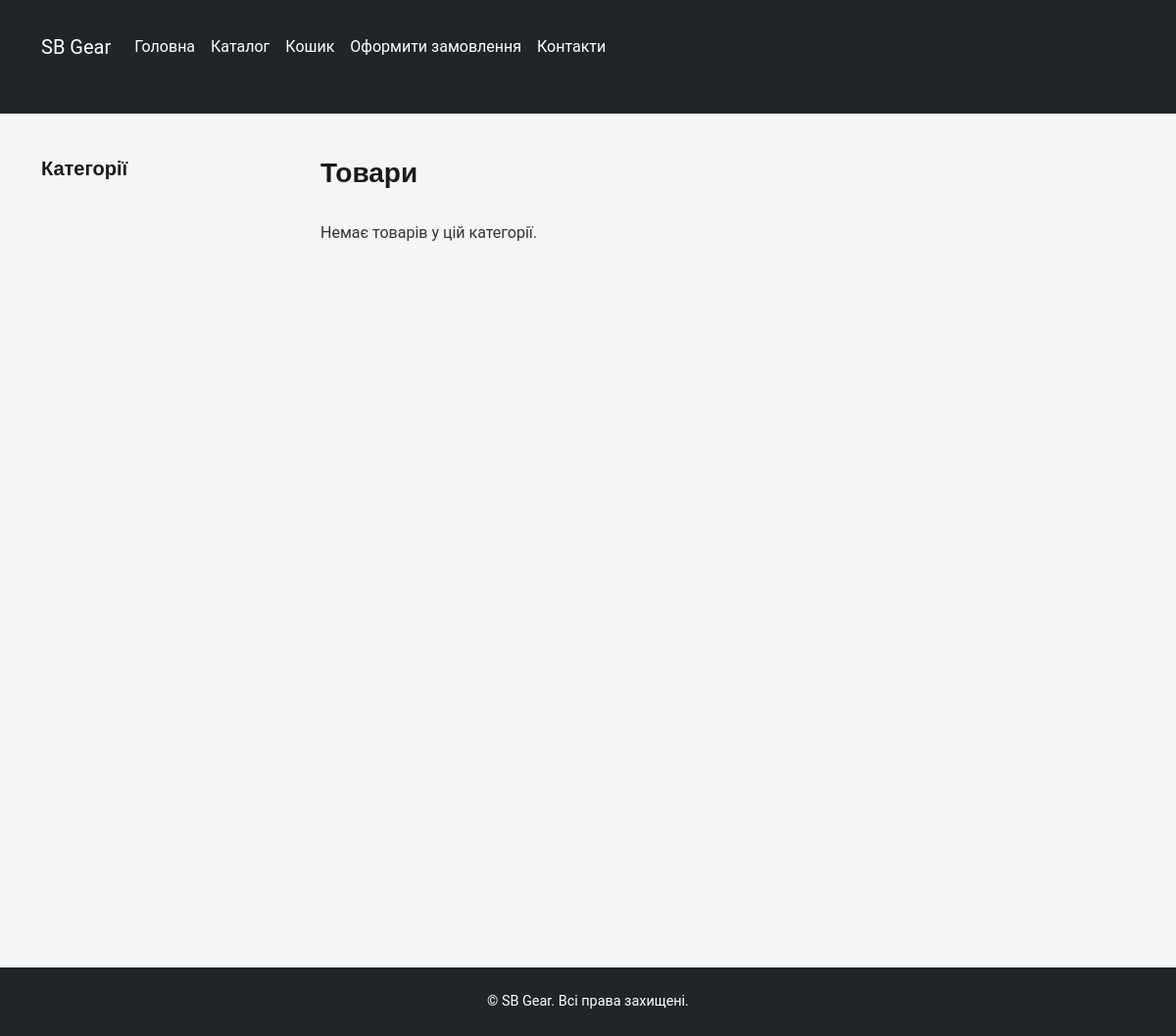
The app's page /catalog, older data.
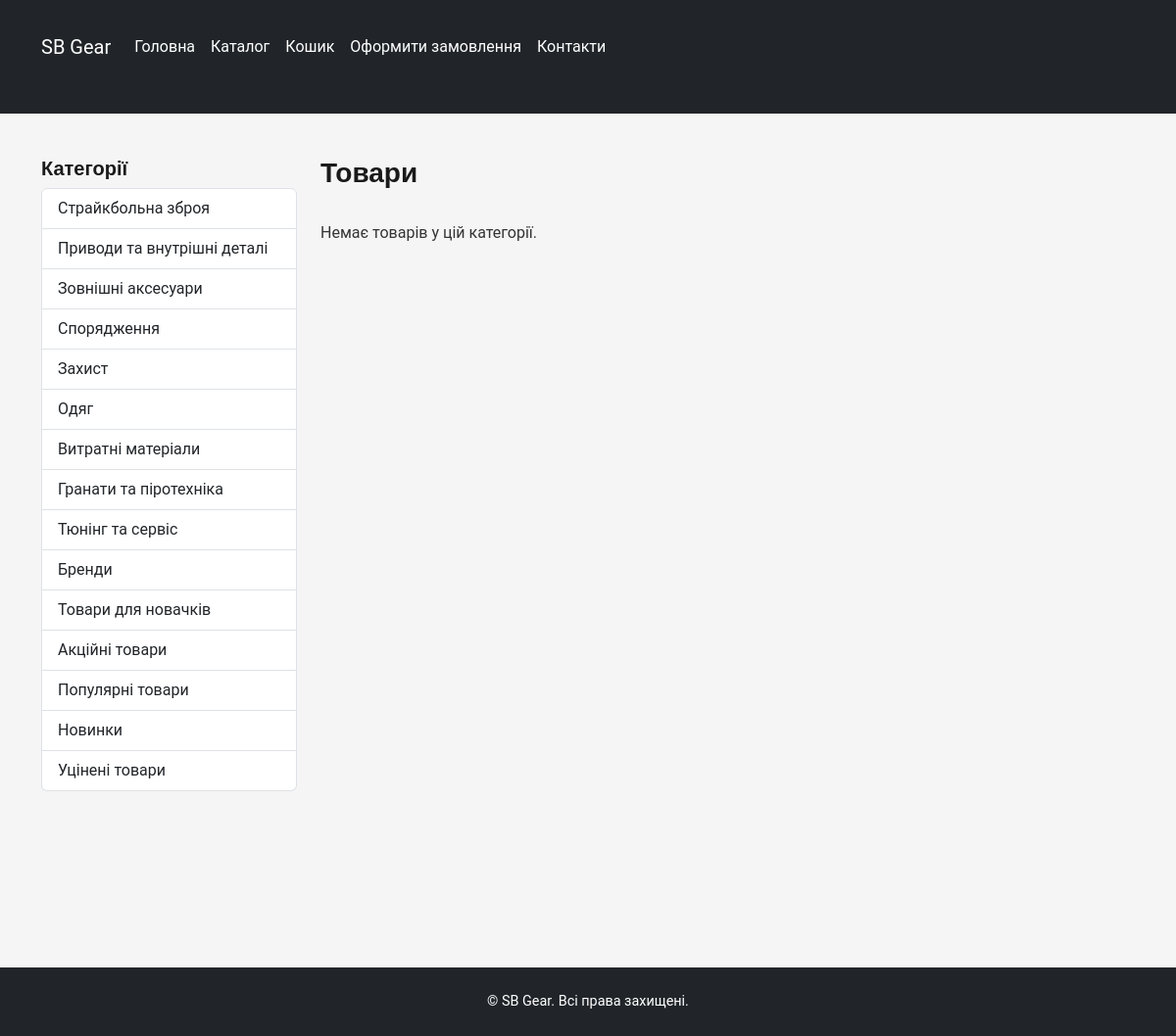
The same page, newer data.
### tables this page shows
CREATE TABLE categories (
    id INTEGER PRIMARY KEY AUTOINCREMENT,
    name TEXT NOT NULL,
    parent_id INTEGER,
    FOREIGN KEY (parent_id) REFERENCES categories(id)
);

### app.py (the view, shortened to what this page needs)
@app.route("/catalog")
@app.route("/catalog/<int:category_id>")
def catalog_page(category_id=None):
    db = get_db()
    cur = db.cursor()
    cur.execute("SELECT * FROM categories WHERE parent_id IS NULL")
    main_categories = cur.fetchall()
    products = []
    current_category = None
    return render_template(
        "catalog.html",
        main_categories=main_categories,
        products=products,
        current_category=current_category
    )

### db.py (called while the page is built)
def get_db():
    conn = sqlite3.connect(DB_NAME)
    conn.row_factory = sqlite3.Row
    return conn

### templates/catalog.html (shortened to what this page needs)
{% extends "base.html" %}
{% block content %}
<div class="row">
    <div class="col-md-3">
        <h5>Категорії</h5>
        <ul class="list-group">
            {% for cat in main_categories %}
                <li class="list-group-item {% if current_category and current_category['id'] == cat['id'] %}active{% endif %}">
                    <a href="{{ url_for('catalog_page', category_id=cat['id']) }}" class="text-decoration-none {% if current_category and current_category['id'] == cat['id'] %}text-white{% endif %}">{{ cat['name'] }}</a>
                </li>
            {% endfor %}
        </ul>
    </div>
    <div class="col-md-9">
        <h3>Товари {% if current_category %} - {{ current_category['name'] }}{% endif %}</h3>
        <div class="row row-cols-1 row-cols-md-3 g-4 mt-2">
            {% for product in products %}
            <div class="col">
                <div class="card h-100">
                    <img src="{{ url_for('static', filename='img/' + (product['image'] or 'placeholder.png')) }}" class="card-img-top" alt="{{ product['name'] }}">
                    <div class="card-body d-flex flex-column">
                        <h5 class="card-title">{{ product['name'] }}</h5>
                        <p class="card-text">{{ product['description'][:100] }}{% if product['description']|length > 100 %}...{% endif %}</p>
                        <div class="mt-auto d-flex justify-content-between align-items-center">
                            <span class="fw-bold">{{ product['price'] }} ₴</span>
                            <a href="{{ url_for('add_to_cart', product_id=product['id']) }}" class="btn btn-primary btn-sm">Додати в кошик</a>
                        </div>
                    </div>
                </div>
            </div>
            {% else %}
            <p>Немає товарів у цій категорії.</p>
            {% endfor %}
        </div>
    </div>
</div>
{% endblock %}

### templates/base.html (shortened to what this page needs)
<!DOCTYPE html>
<html lang="uk">
<head>
    <link href="https://cdn.jsdelivr.net/npm/bootstrap@5.3.2/dist/css/bootstrap.min.css" rel="stylesheet">
    <link rel="stylesheet" href="{{ url_for('static', filename='css/style.css') }}">
</head>
<body>
<nav class="navbar navbar-expand-lg navbar-dark bg-dark">
    <div class="container">
        <a class="navbar-brand" href="{{ url_for('index') }}">SB Gear</a>
        <div class="collapse navbar-collapse" id="navbarNav">
            <ul class="navbar-nav me-auto mb-2 mb-lg-0">
                <li class="nav-item">
                    <a class="nav-link" href="{{ url_for('index') }}">Головна</a>
                </li>
                <li class="nav-item">
                    <a class="nav-link" href="{{ url_for('catalog_page') }}">Каталог</a>
                </li>
                <li class="nav-item">
                    <a class="nav-link" href="{{ url_for('cart') }}">Кошик</a>
                </li>
                <li class="nav-item">
                    <a class="nav-link" href="{{ url_for('order') }}">Оформити замовлення</a>
                </li>
                <li class="nav-item">
                    <a class="nav-link" href="{{ url_for('index') }}#contacts">Контакти</a>
                </li>
            </ul>
        </div>
    </div>
</nav>
<div class="container mt-4 vh-100">
    {% block content %}{% endblock %}
</div>
<footer class="bg-dark text-white mt-5 p-4 text-center">
    &copy; {{ current_year }} SB Gear. Всі права захищені.
</footer>
</body>
</html>

### static/style.css (style rules this page uses)
body { background-color: #f5f5f5; color: #333333; font-family: 'Roboto', sans-serif; line-height: 1.5; }
h1, h2, h3, h4, h5, h6 { font-family: 'Montserrat', sans-serif; font-weight: 600; color: #1a1a1a; }
a { text-decoration: none; color: inherit; }
.navbar, footer { background-color: #1a1a1a; color: #ffffff; box-shadow: none; }
.navbar .nav-link { color: #ffffff; }
footer { padding: 20px 0; text-align: center; font-size: 0.9rem; }
.container { padding-top: 20px; padding-bottom: 40px; }

Row changes from the older to the newer data that the page shows:
added categories: name "Страйкбольна зброя"
added categories: name "Приводи та внутрішні деталі"
added categories: name "Зовнішні аксесуари"
added categories: name "Спорядження"
added categories: name "Захист"
added categories: name "Одяг"
added categories: name "Витратні матеріали"
added categories: name "Гранати та піротехніка"
added categories: name "Тюнінг та сервіс"
added categories: name "Бренди"
added categories: name "Товари для новачків"
added categories: name "Акційні товари"
added categories: name "Популярні товари"
added categories: name "Новинки"
added categories: name "Уцінені товари"
